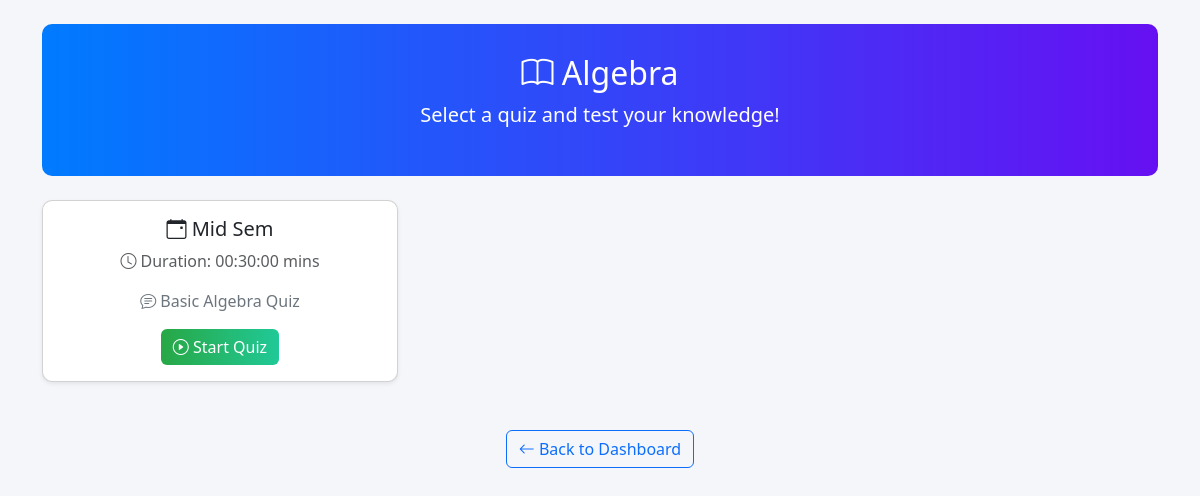
/chapter/1 (signed in), run on the app's committed database.
### models/model.py (models this page shows)
class Chapter(db.Model):
    __tablename__ = "chapters"
    id = db.Column(db.Integer, primary_key=True, autoincrement=True)
    name = db.Column(db.String, nullable=False)
    description = db.Column(db.String)
    subject_id = db.Column(db.Integer, db.ForeignKey("subjects.id", ondelete="CASCADE"), nullable=False)
    subject = db.relationship("Subject", back_populates="chapters")
    quizzes = db.relationship(
        "Quiz",
        back_populates="chapter",
        cascade="all, delete-orphan",
        passive_deletes=True
    )

class Quiz(db.Model):
    __tablename__ = "quizzes"
    id = db.Column(db.Integer, primary_key=True, autoincrement=True)
    title = db.Column(db.String, nullable=False)
    subject_id = db.Column(db.Integer, db.ForeignKey("subjects.id", ondelete="CASCADE"), nullable=False)
    chapter_id = db.Column(db.Integer, db.ForeignKey("chapters.id", ondelete="CASCADE"), nullable=False)  # ✅ Ensure cascade delete
    date_of_quiz = db.Column(db.Date, nullable=False)
    time_duration = db.Column(db.String, nullable=False)  # Format: HH:MM
    remarks = db.Column(db.String)
    subject = db.relationship("Subject", back_populates="quizzes")
    chapter = db.relationship("Chapter", back_populates="quizzes")
    questions = db.relationship("Question", back_populates="quiz", cascade="all, delete-orphan", passive_deletes=True)
    scores = db.relationship("Score", back_populates="quiz", cascade="all, delete-orphan", passive_deletes=True)
    answers = db.relationship("UserAnswer", back_populates="quiz", cascade="all, delete-orphan", passive_deletes=True)

### controllers/user.py (the view)
@user_bp.route("/chapter/<int:chapter_id>")
@login_required
def chapter_view(chapter_id):
    conn = get_db_connection()
    chapter = conn.execute("SELECT id, name FROM chapters WHERE id = ?", (chapter_id,)).fetchone()
    quizzes = conn.execute(
        "SELECT id, title, date_of_quiz, time_duration, remarks FROM quizzes WHERE chapter_id = ?",
        (chapter_id,)
    ).fetchall()
    conn.close()
    if not chapter:
        flash("Chapter not found!", "danger")
        return redirect(url_for("user.user_dashboard"))
    return render_template("user/chapter_view.html", chapter=chapter, quizzes=quizzes)

### app.py (called while the page is built)
@login_manager.user_loader
def load_user(user_id):
    admin = Admin.query.get(int(user_id))
    if admin:
        return admin  # ✅ If it's an admin, return admin
    return User.query.get(int(user_id))  # ✅ Otherwise, return user

### controllers/admin.py (called while the page is built)
@app.before_request
def restrict_admin_routes():
    if request.endpoint == "admin_login":
        return  # Allow access to admin login page
    if request.endpoint and request.endpoint.startswith("admin_"):
        if not current_user.is_authenticated or session.get("role") != "admin":
            flash("Unauthorized Access!", "danger")
            return redirect(url_for("admin_login"))

### controllers/user.py (called while the page is built)
@app.before_request
def restrict_user_routes():
    if request.endpoint in ["user.loginUser", "admin_login"]:
        return
    if request.endpoint and request.endpoint.startswith("user_"):
        if not current_user.is_authenticated or session.get("role") != "user":
            flash("Unauthorized Access!", "danger")
            return redirect(url_for("user.loginUser"))

def get_db_connection():
    conn = sqlite3.connect("database/quiz_master.sqlite3")
    conn.row_factory = sqlite3.Row
    return conn

### templates/user/chapter_view.html (shortened to what this page needs)
<!DOCTYPE html>
<html lang="en">
<head>
    <link rel="stylesheet" href="https://cdn.jsdelivr.net/npm/bootstrap@5.3.0/dist/css/bootstrap.min.css">
    <link rel="stylesheet" href="https://cdn.jsdelivr.net/npm/bootstrap-icons/font/bootstrap-icons.css">
</head>
<body>
<div class="container mt-4">
    <div class="chapter-header">
        <h2><i class="bi bi-book"></i> {{ chapter.name }}</h2>
        <p class="lead">Select a quiz and test your knowledge!</p>
    </div>
    <div class="row mt-4">
        {% if quizzes %}
            {% for quiz in quizzes %}
            <div class="col-md-4 mb-4">
                <div class="card shadow-sm quiz-card">
                    <div class="card-body text-center">
                        <h5 class="card-title">
                            <i class="bi bi-calendar-event"></i>
                            {{ quiz.title if quiz.title else "Untitled Quiz" }}
                        </h5>
                        <p class="text-muted">
                            <i class="bi bi-clock"></i> Duration: {{ quiz.time_duration }} mins
                        </p>
                        <p class="text-secondary">
                            <i class="bi bi-chat-text"></i>
                            {{ quiz.remarks if quiz.remarks else "No remarks available" }}
                        </p>
                        <a href="/start_quiz/{{ quiz.id }}" class="btn start-btn">
                            <i class="bi bi-play-circle"></i> Start Quiz
                        </a>
                    </div>
                </div>
            </div>
            {% endfor %}
        {% else %}
            <div class="col-12 text-center mt-3">
                <p class="text-muted">
                    <i class="bi bi-exclamation-circle"></i> No quizzes available for this chapter.
                </p>
            </div>
        {% endif %}
    </div>
    <div class="text-center mt-4">
        <a href="{{ url_for('user.user_dashboard') }}" class="btn btn-outline-primary">
            <i class="bi bi-arrow-left"></i> Back to Dashboard
        </a>
    </div>
</div>
</body>
</html>

### templates/user/chapter_view.html (style rules this page uses)
body { background: #f4f6f9; }
.chapter-header { background: linear-gradient(to right, #007bff, #6610f2); color: white; padding: 30px; border-radius: 10px; text-align: center; }
.quiz-card { border-radius: 10px; overflow: hidden; transition: transform 0.2s; }
.start-btn { background: linear-gradient(to right, #28a745, #20c997); border: none; color: white; transition: 0.3s; }

### data on the page
Chapter: name "Algebra"
Quiz: title "Mid Sem", time_duration "00:30:00", remarks "Basic Algebra Quiz"
